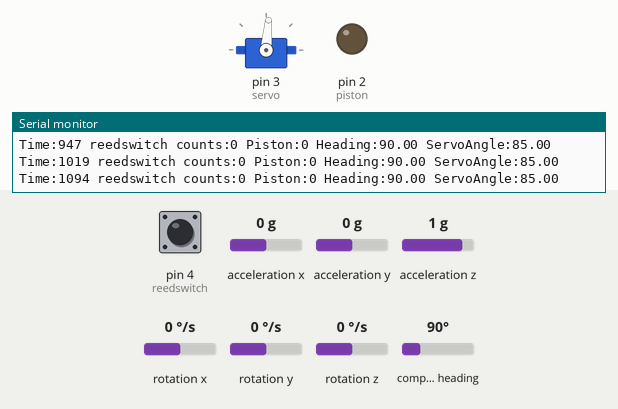
A sketch run on a simulated Arduino Uno, built with avr-gcc and run on an emulated ATmega328P. Shown: servo, output pins drawn as LEDs (lit = HIGH), the last lines printed to the serial monitor. Dashed ring = blinking. The inputs (shaded band) are chosen by the test bench; at power-on: compass heading 90°, pin 4 (reedswitch) HIGH, acceleration x 0 g, acceleration y 0 g, acceleration z 1 g, rotation x 0 °/s, rotation y 0 °/s, rotation z 0 °/s.

Above: at 1.2 s.
1.3 s: compass heading set to 7°
4.3 s: compass heading set to 180°
At 15.07 s:
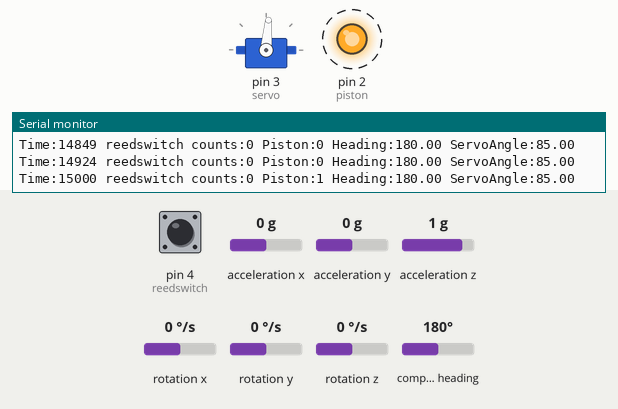
Timing chart, 0 to 16.9 s (numbered marks = the images above; inputs shaded):
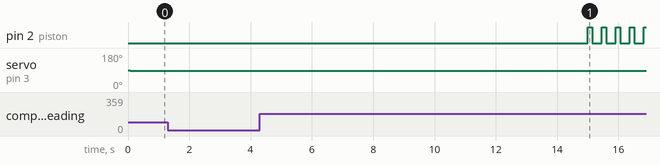

The sketch:

106robot.ino
```cpp
#include <Servo.h>
#include <Wire.h>
#include <LSM303.h>

Servo myservo;
LSM303 compass;
const int piston=2; //port 2
const int reedswitch=4; //port 4
const int servo=3; //port 3
float heading;

float angleServo=85; // starting state of servo motor
int pistonState=LOW;
float h = 138; // heading of the direction of the path
unsigned long Time =0;
unsigned long preTime=0;
float timeInterval1=100; // extending time
float timeInterval2=300; // extracting time
float timeInterval=200;
//***Timging part parameters***//
float waitTime=15000; // 15s
float startTurnCount=10; // when should it turn
float countTurnLeft = startTurnCount + 50; // shoot for extra credit
float leftTurningCount = countTurnLeft + 4; // lest turning distance
float countStop=leftTurningCount+5; // distance to keep direction straight
int switchState;
int preSwitchState;
int count = 0;

void setup() {
Serial.begin(9600);
Wire.begin();
myservo.attach(servo);
pinMode(piston,OUTPUT);
pinMode(reedswitch,INPUT_PULLUP);
compass.init();
compass.enableDefault();
compass.m_min = (LSM303::vector<int16_t>){-1803, -1877, +1247};
compass.m_max = (LSM303::vector<int16_t>){+1235, +954, +1977};
}
void loop()
{
//*************************************************//
//***********Reed Switch Control*******************//
//*************************************************//
switchState = digitalRead(reedswitch);
if (switchState == 0 && preSwitchState == 1)
{
count++;

}
preSwitchState = switchState;

//*************************************************//
//***********Piston Control************************//
//*************************************************//
Time=millis();
if (Time>=waitTime) {
if (count>=0 && count<=leftTurningCount)
{
if (Time-preTime>=timeInterval)
{
preTime=Time;
if (pistonState == LOW)
{
pistonState = HIGH;
timeInterval = timeInterval1;
}
else
{
pistonState = LOW;
timeInterval = timeInterval2;
}
digitalWrite(piston,pistonState);
}
}
}

//*************************************************//
//***********Servo Control*************************//
//*************************************************//
compass.read();
heading = compass.heading();
if (Time>=waitTime && count<startTurnCount) {
angleServo=85;
myservo.write(angleServo);
}
else if (count>=startTurnCount && count<=countTurnLeft)

{
if (heading<= (h-2) && heading>= (h+2))
{
angleServo=85;
myservo.write(angleServo);
}
else if (heading< (h-2) && heading>= (h-10))
{
angleServo=90;
myservo.write(angleServo);
}
else if (heading< (h-10) && heading>= (h-20))
{
angleServo=95;
myservo.write(angleServo);
}
else if ( (heading< (h-20) && heading>= 0) || (heading<=360 && heading > 320) )
{
angleServo=100;
myservo.write(angleServo);
}
else if (heading>(h+2) && heading<= (h+10))
{
angleServo=80;
myservo.write(angleServo);
}
else if (heading>(h+10) && heading<= (h+20))
{
angleServo=75;
myservo.write(angleServo);
}
else if (heading> (h+20) && heading<=320) {
angleServo=70;
myservo.write(angleServo);
}
}
//**************Turning Left************************************//
else if (count>countTurnLeft && count<=leftTurningCount) {
angleServo=75;
myservo.write(angleServo);

}
//*************************Keep Straignt***********************//
else if(Time>leftTurningCount && count<=countStop) {
angleServo=85;
myservo.write(angleServo);
}

//***********//
//***Print out data on serial monitor***//
//***********//
Serial.print("Time:");
Serial.print(Time);
Serial.print(" reedswitch counts:");
Serial.print(count);
Serial.print(" Piston:");
Serial.print(pistonState);
Serial.print(" Heading:");
Serial.print(heading);
Serial.print(" ServoAngle:");
Serial.println(angleServo);
}
```
